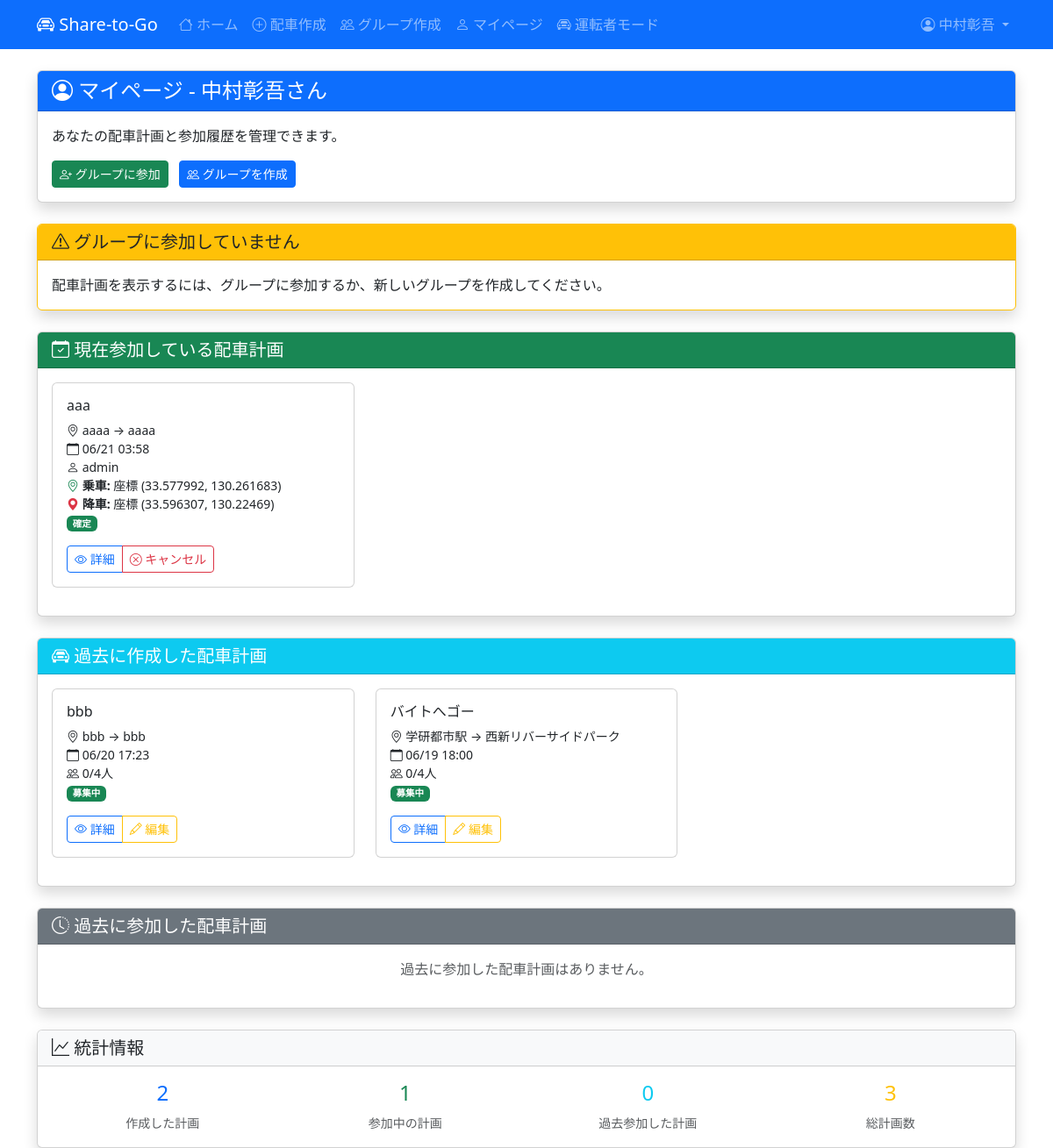
Page /profile/ (signed in) on the earlier database version.
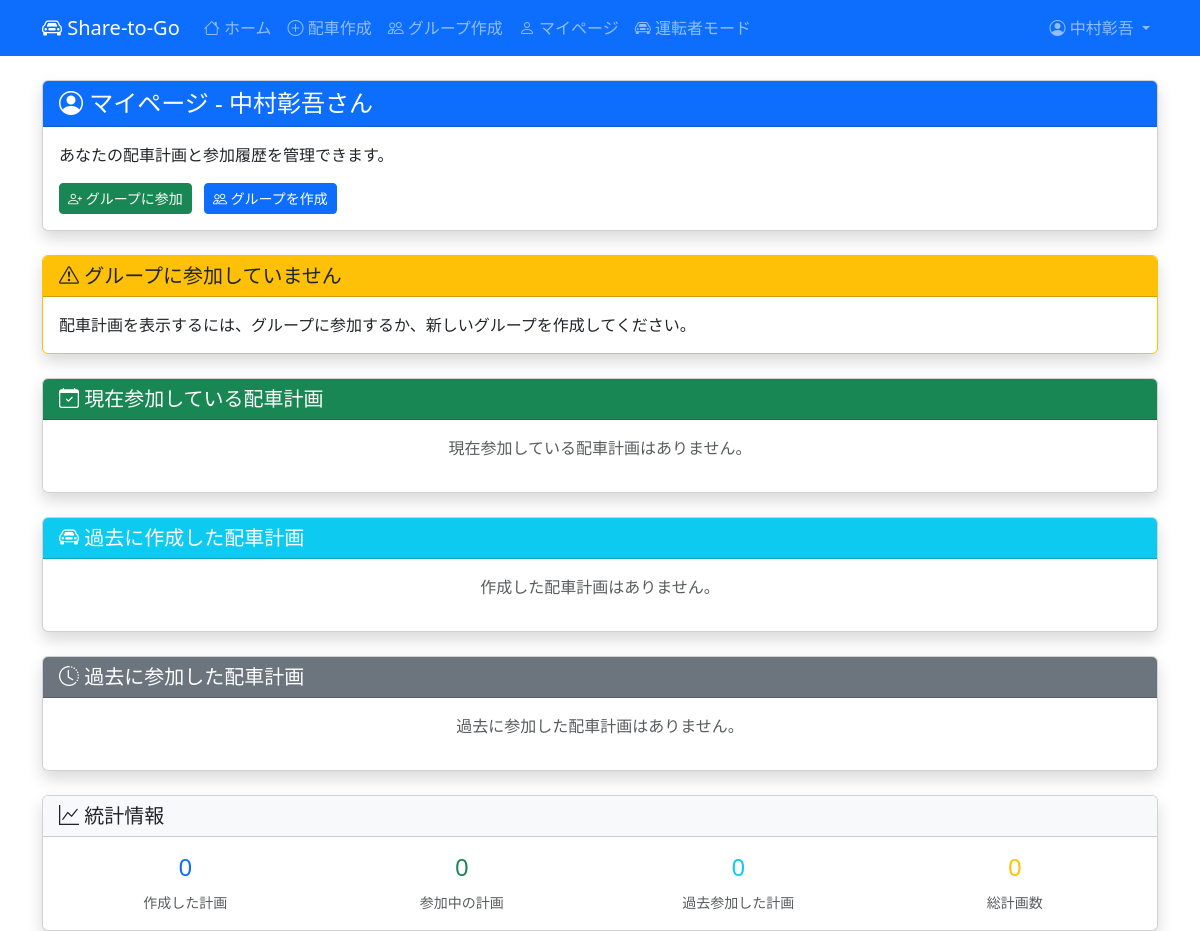
Same page on the later database version.
### rides/models.py (models this page shows, shortened)
class Participation(models.Model):
    STATUS_CHOICES = [
        ('pending', '保留中'),
        ('confirmed', '確定'),
        ('cancelled', 'キャンセル'),
    ]
    user = models.ForeignKey(User, on_delete=models.CASCADE, verbose_name="ユーザー")
    ride_plan = models.ForeignKey(RidePlan, on_delete=models.CASCADE, verbose_name="配車計画")
    pickup_location_name = models.CharField(max_length=100, blank=True, null=True, verbose_name="乗車場所名")
    pickup_latitude = models.DecimalField(max_digits=9, decimal_places=6, blank=True, null=True, verbose_name="乗車場所緯度")
    pickup_longitude = models.DecimalField(max_digits=9, decimal_places=6, blank=True, null=True, verbose_name="乗車場所経度")
    dropoff_location_name = models.CharField(max_length=100, blank=True, null=True, verbose_name="降車場所名")
    dropoff_latitude = models.DecimalField(max_digits=9, decimal_places=6, blank=True, null=True, verbose_name="降車場所緯度")
    dropoff_longitude = models.DecimalField(max_digits=9, decimal_places=6, blank=True, null=True, verbose_name="降車場所経度")
    status = models.CharField(
        max_length=20,
        choices=STATUS_CHOICES,
        default='pending',
        verbose_name="ステータス"
    )
    created_at = models.DateTimeField(auto_now_add=True, verbose_name="作成日時")
    updated_at = models.DateTimeField(auto_now=True, verbose_name="更新日時")
    class Meta:
        verbose_name = "参加情報"
        verbose_name_plural = "参加情報"
        unique_together = ['user', 'ride_plan']  # 同じユーザーが同じ配車計画に重複参加できない

class RidePlan(models.Model):
    STATUS_CHOICES = [
        ('active', '募集中'),
        ('full', '定員満員'),
        ('cancelled', 'キャンセル'),
        ('completed', '完了'),
    ]
    creator = models.ForeignKey(User, on_delete=models.CASCADE, verbose_name="作成者")
    groups = models.ManyToManyField(Group, verbose_name="表示グループ", blank=True)
    title = models.CharField(max_length=100, verbose_name="タイトル")
    description = models.TextField(blank=True, null=True, verbose_name="説明")
    departure_location = models.CharField(max_length=100, verbose_name="出発地")
    destination = models.CharField(max_length=100, verbose_name="目的地")
    departure_time = models.DateTimeField(verbose_name="出発日時")
    deadline_time = models.DateTimeField(verbose_name="締切日時", blank=True, null=True)
    max_participants = models.PositiveIntegerField(verbose_name="最大参加者数", default=4)
    price_per_person = models.PositiveIntegerField(blank=True, null=True, verbose_name="一人あたりの料金")
    status = models.CharField(
        max_length=20,
        choices=STATUS_CHOICES,
        default='active',
        verbose_name="ステータス"
    )
    delay_minutes = models.PositiveIntegerField(default=0, verbose_name="遅延時間（分）")
    is_delayed = models.BooleanField(default=False, verbose_name="遅延中")
    delay_updated_at = models.DateTimeField(auto_now=True, verbose_name="遅延情報更新日時")
    delay_possibility = models.BooleanField(default=False, verbose_name="遅延の可能性あり")
    delay_possibility_updated_at = models.DateTimeField(auto_now=True, verbose_name="遅延可能性更新日時")
    created_at = models.DateTimeField(auto_now_add=True, verbose_name="作成日時")
    updated_at = models.DateTimeField(auto_now=True, verbose_name="更新日時")
    class Meta:
        verbose_name = "配車計画"
        verbose_name_plural = "配車計画"
        ordering = ['-created_at']
    @property
    def current_participants(self):
        return self.participation_set.filter(status='confirmed').count()

### rides/views.py (the view)
# urls.py: path('profile/', views.profile_view, name='profile'),
@login_required
def profile_view(request):
    created_rides = RidePlan.objects.filter(
        creator=request.user
    ).order_by('-created_at')
    participating_rides = RidePlan.objects.filter(
        participation__user=request.user,
        participation__status='confirmed'
    ).order_by('-departure_time')
    participating_participations = Participation.objects.filter(
        user=request.user,
        status='confirmed'
    ).select_related('ride_plan').order_by('-created_at')
    past_rides = RidePlan.objects.filter(
        creator=request.user,
        status__in=['completed', 'cancelled']
    ).order_by('-departure_time')
    past_participations = RidePlan.objects.filter(
        participation__user=request.user,
        participation__status='confirmed',
        status__in=['completed', 'cancelled']
    ).order_by('-departure_time')
    user_groups = Group.objects.filter(groupmembership__user=request.user).order_by('-created_at')
    context = {
        'created_rides': created_rides,
        'participating_rides': participating_rides,
        'participating_participations': participating_participations,
        'past_rides': past_rides,
        'past_participations': past_participations,
        'user_groups': user_groups,
    }
    return render(request, 'rides/profile.html', context)

### rides/templates/rides/profile.html (shortened to what the changed rows need)
{% extends 'rides/base.html' %}
{% block content %}
<div class="row mb-4">
    <div class="col-12">
        <div class="card shadow">
            <div class="card-body">
                {% if participating_participations %}
                    <div class="row">
                        {% for participation in participating_participations %}
                            <div class="col-md-6 col-lg-4 mb-3">
                                <div class="card h-100">
                                    <div class="card-body">
                                        <h6 class="card-title">{{ participation.ride_plan.title }}</h6>
                                        <p class="card-text small">
                                            <i class="bi bi-geo-alt"></i> {{ participation.ride_plan.departure_location }} → {{ participation.ride_plan.destination }}<br>
                                            <i class="bi bi-calendar"></i> {{ participation.ride_plan.departure_time|date:"m/d H:i" }}<br>
                                            <i class="bi bi-person"></i> {{ participation.ride_plan.creator.username }}<br>
                                            {% if participation.pickup_location_name %}
                                                <i class="bi bi-geo-alt text-success"></i> <strong>乗車:</strong> {{ participation.pickup_location_name }}<br>
                                            {% endif %}
                                            {% if participation.dropoff_location_name %}
                                                <i class="bi bi-geo-alt-fill text-danger"></i> <strong>降車:</strong> {{ participation.dropoff_location_name }}<br>
                                            {% endif %}
                                            <span class="badge bg-success">{{ participation.get_status_display }}</span>
                                        </p>
                                        <div class="btn-group btn-group-sm" role="group">
                                            <a href="{% url 'rides:ride_detail' participation.ride_plan.id %}" class="btn btn-outline-primary">
                                                <i class="bi bi-eye"></i> 詳細
                                            </a>
                                            <a href="{% url 'rides:cancel_reservation' participation.ride_plan.id %}"
                                               class="btn btn-outline-danger"
                                               onclick="return confirm('参加をキャンセルしますか？')">
                                                <i class="bi bi-x-circle"></i> キャンセル
                                            </a>
                                        </div>
                                    </div>
                                </div>
                            </div>
                        {% endfor %}
                    </div>
                {% else %}
                    <p class="text-muted text-center">現在参加している配車計画はありません。</p>
                {% endif %}
            </div>
        </div>
    </div>
</div>
<div class="row mb-4">
    <div class="col-12">
        <div class="card shadow">
            <div class="card-body">
                {% if created_rides %}
                    <div class="row">
                        {% for ride in created_rides %}
                            <div class="col-md-6 col-lg-4 mb-3">
                                <div class="card h-100">
                                    <div class="card-body">
                                        <h6 class="card-title">{{ ride.title }}</h6>
                                        <p class="card-text small">
                                            <i class="bi bi-geo-alt"></i> {{ ride.departure_location }} → {{ ride.destination }}<br>
                                            <i class="bi bi-calendar"></i> {{ ride.departure_time|date:"m/d H:i" }}<br>
                                            <i class="bi bi-people"></i> {{ ride.current_participants }}/{{ ride.max_participants }}人<br>
                                            <span class="badge bg-{% if ride.status == 'active' %}success{% elif ride.status == 'completed' %}primary{% elif ride.status == 'cancelled' %}danger{% else %}secondary{% endif %}">
                                                {{ ride.get_status_display }}
                                            </span>
                                        </p>
                                        <div class="btn-group btn-group-sm" role="group">
                                            <a href="{% url 'rides:ride_detail' ride.id %}" class="btn btn-outline-primary">
                                                <i class="bi bi-eye"></i> 詳細
                                            </a>
                                            {% if ride.status == 'active' %}
                                                <a href="{% url 'rides:edit_ride' ride.id %}" class="btn btn-outline-warning">
                                                    <i class="bi bi-pencil"></i> 編集
                                                </a>
                                            {% endif %}
                                        </div>
                                    </div>
                                </div>
                            </div>
                        {% endfor %}
                    </div>
                {% else %}
                    <p class="text-muted text-center">作成した配車計画はありません。</p>
                {% endif %}
            </div>
        </div>
    </div>
</div>
<div class="row mt-4">
    <div class="col-12">
        <div class="card shadow">
            <div class="card-body">
                <div class="row text-center">
                    <div class="col-md-3">
                        <h4 class="text-primary">{{ created_rides.count }}</h4>
                        <small class="text-muted">作成した計画</small>
                    </div>
                    <div class="col-md-3">
                        <h4 class="text-success">{{ participating_participations.count }}</h4>
                        <small class="text-muted">参加中の計画</small>
                    </div>
                    <div class="col-md-3">
                        <h4 class="text-warning">{{ created_rides|length|add:participating_participations.count|add:past_participations.count }}</h4>
                        <small class="text-muted">総計画数</small>
                    </div>
                </div>
            </div>
        </div>
    </div>
</div>
{% endblock %}

Differences in the rows shown:
removed Participation: ride_plan "aaa", ride_plan.departure_location "aaaa", ride_plan.destination "aaaa", ride_plan.departure_time "06/21 03:58", ride_plan.creator.username "admin", pickup_location_name "座標 (33.577992, 130.261683)", dropoff_location_name "座標 (33.596307, 130.22469)", status "確定"
removed RidePlan: title "bbb", departure_location "bbb", destination "bbb", departure_time "06/20 17:23", current_participants "0", max_participants "4", status "募集中", shows "編集"
removed RidePlan: title "バイトへゴー", departure_location "学研都市駅", destination "西新リバーサイドパーク", departure_time "06/19 18:00", current_participants "0", max_participants "4", status "募集中", shows "編集"
Other differences:
{{ created_rides.count }}: "2" → "0"
{{ participating_participations.count }}: "1" → "0"
text no longer shown: "3"
text now shown: "現在参加している配車計画はありません。 作成した配車計画はありません。 0"
